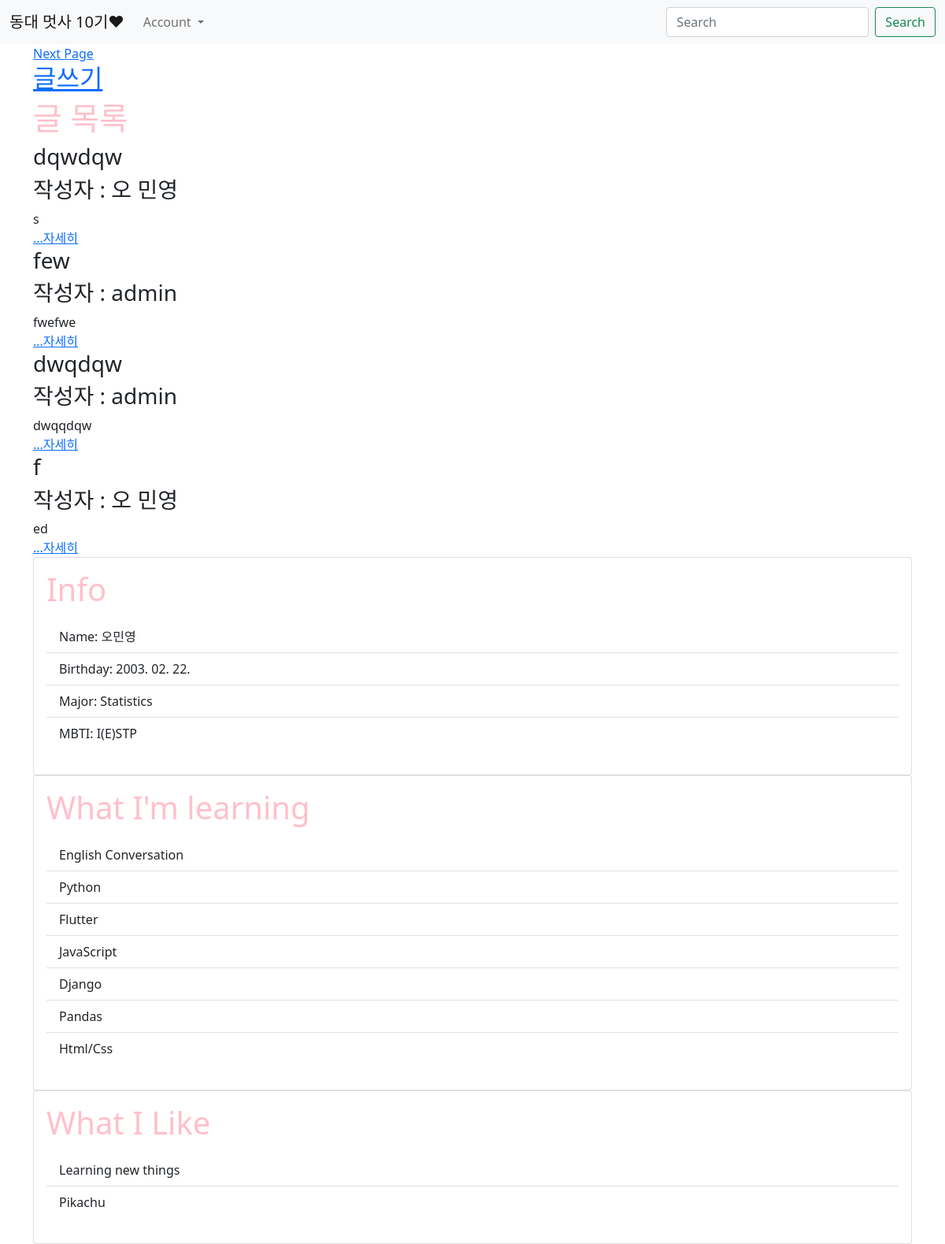
The page / (signed in) on the database as committed earlier.
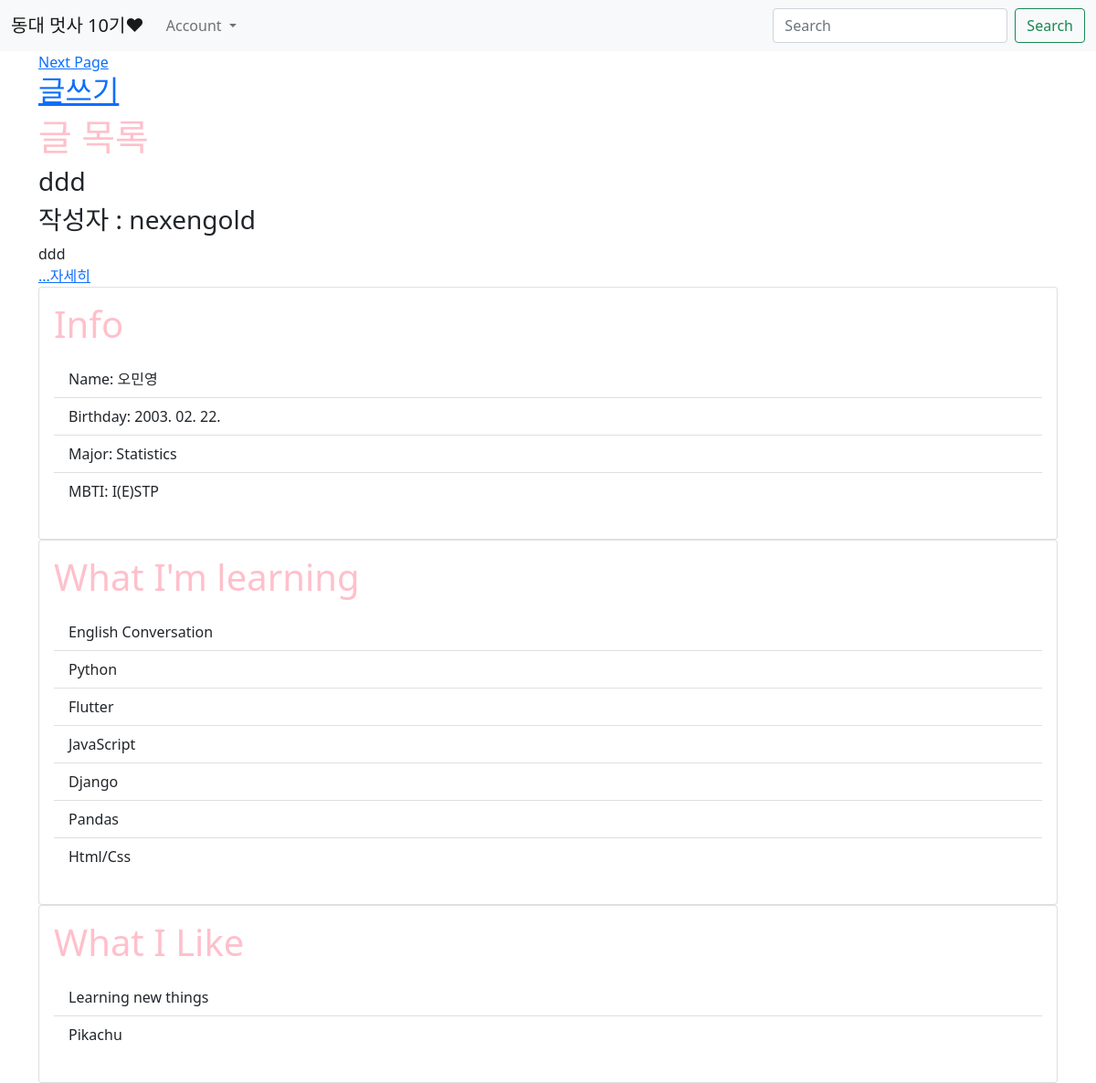
The same page on the database as committed later.
### main/models.py (models this page shows, shortened)
class Post(models.Model):
    id = models.AutoField(primary_key=True)
    title = models.CharField(max_length=200)
    writer = models.ForeignKey(User, on_delete=models.CASCADE)
    pub_date = models.DateTimeField()
    body = models.TextField()
    image = models.ImageField(upload_to = "post/", blank=True, null=True)
    like_user_set = models.ManyToManyField(User, blank=True, related_name="like_user_set", through='Like')
    def summary(self):
        return self.body[:20]

### main/views.py (the view)
# urls.py: path('', showmain, name= 'showmain'),
def showmain(request):
    posts = Post.objects.all()
    return render(request, 'main/show.html', {'posts':posts})

### main/templates/main/show.html
{% extends 'base.html' %}
{% block content %}
<a href="{% url 'main:showpage' %}">Next Page</a>
{% if user.is_authenticated %}
<h2><a href="{%url 'main:new'%}">글쓰기</a></h2>
<h1>글 목록</h1>
{% for post in posts %}
<div>
    <h3>{{post.title}}</h3>
    {% if post.writer %}
        {% if 'user' in post.writer.username %}
            <h3>작성자 : {{ post.writer.last_name }} {{ post.writer.first_name }}</h3>
        {% else %}
            <h3>작성자 : {{ post.writer }}</h3>
        {% endif %}
    {% else %}
        <h3>작성자 : 알 수 없음</h3>
    {% endif %}
    {{post.summary}} <br>
    <a href="{%url 'main:detail' post.id %}">...자세히</a>
</div>
{% endfor %}
{% else %}
<a href="{% url 'account_login' %}" class="btn btn-warning">로그인</a>
<a href="{% url 'account_signup' %}" class="btn btn-warning">회원가입</a>
{% endif %}
<div class="card">
    <div class="card-body">
        <h1 class="card-title">Info</h1>
        <p class="card-text">
        <ul class="list-group list-group-flush">
            <li class="list-group-item">Name: 오민영</li>
            <li class="list-group-item">Birthday: 2003. 02. 22.</li>
            <li class="list-group-item">Major: Statistics</li>
            <li class="list-group-item">MBTI: I(E)STP</li>
        </ul>
        </p>
    </div>
</div>
<div class="card">
    <div class="card-body">
        <h1 class="card-title">What I'm learning</h1>
        <p class="card-text">
        <ul class="list-group list-group-flush">
            <li class="list-group-item">English Conversation</li>
            <li class="list-group-item">Python</li>
            <li class="list-group-item">Flutter</li>
            <li class="list-group-item">JavaScript</li>
            <li class="list-group-item">Django</li>
            <li class="list-group-item">Pandas</li>
            <li class="list-group-item">Html/Css</li>
        </ul>
        </p>
    </div>
</div>
<div class="card">
    <div class="card-body">
        <h1 class="card-title">What I Like </h1>
        <p class="card-text">
        <ul class="list-group list-group-flush">
            <li class="list-group-item">Learning new things</li>
            <li class="list-group-item">Pikachu</li>
        </ul>
        </p>
    </div>
</div>
{% endblock %}

### intro_assignment/templates/base.html (shortened to what this page needs)
<!DOCTYPE html>
{% load static %}
<html lang="en">
<head>
    <link href="https://cdn.jsdelivr.net/npm/bootstrap@5.1.3/dist/css/bootstrap.min.css" rel="stylesheet">
    <link rel="stylesheet" href = "{% static 'css/project.css' %}">
    <link rel="stylesheet" href="https://cdnjs.cloudflare.com/ajax/libs/font-awesome/5.8.2/css/all.min.css"/>
</head>
<body>
    {% include 'shared/_navbar.html' %}
    <div class="container">
        {% block content %}
        {% endblock %}
    </div>
</body>
</html>

### intro_assignment/templates/shared/_navbar.html (shortened to what this page needs)
<nav class="navbar navbar-expand-lg navbar-light bg-light">
    <div class="container-fluid">
        <a class="navbar-brand" href="{% url 'main:showmain' %}">동대 멋사 10기♥</a>
        <div class="collapse navbar-collapse" id="navbarSupportedContent">
            <ul class="navbar-nav me-auto mb-2 mb-lg-0">
                <li class="nav-item dropdown">
                    <a class="nav-link dropdown-toggle" href="#" id="navbarDropdown" role="button"
                        data-bs-toggle="dropdown" aria-expanded="false">
                        Account
                    </a>
                </li>
            </ul>
            <form class="d-flex">
                <input class="form-control me-2" type="search" placeholder="Search" aria-label="Search">
                <button class="btn btn-outline-success" type="submit">Search</button>
            </form>
        </div>
    </div>
</nav>

### intro_assignment/static/css/project.css (style rules this page uses)
h1 { color: pink; }

Rows that differ between the two databases and show on the page:
removed Post: title "dqwdqw", writer.last_name "오", writer.first_name "민영", summary "s"
removed Post: title "few", writer "admin", summary "fwefwe"
removed Post: title "dwqdqw", writer "admin", summary "dwqqdqw"
removed Post: title "f", writer.last_name "오", writer.first_name "민영", summary "ed"
added Post: title "ddd", writer "nexengold", summary "ddd"
